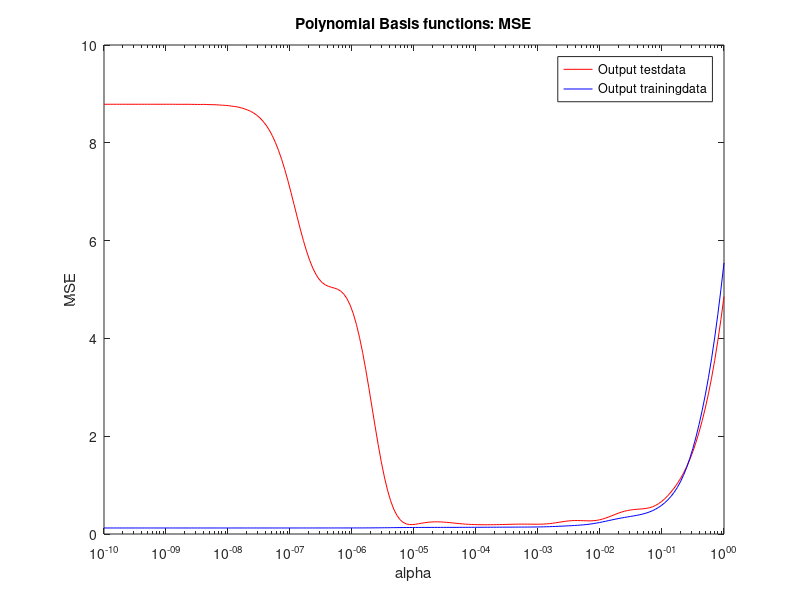
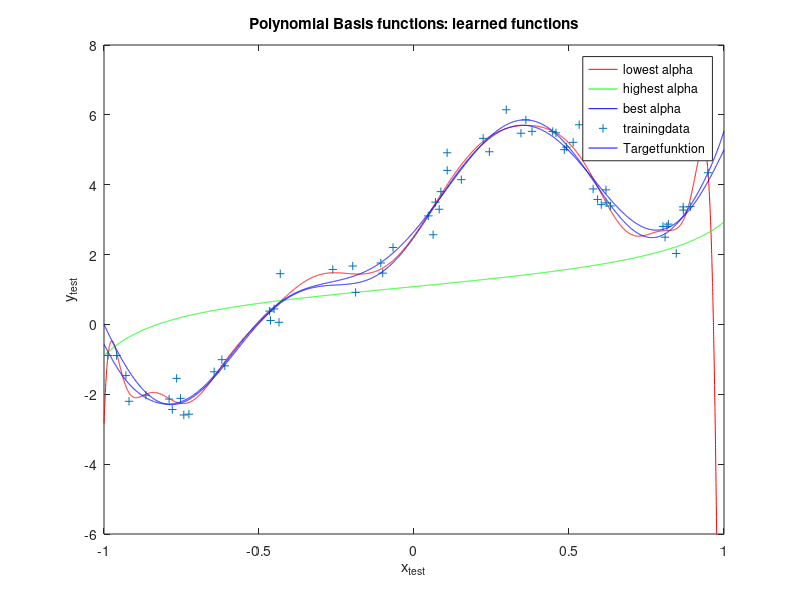
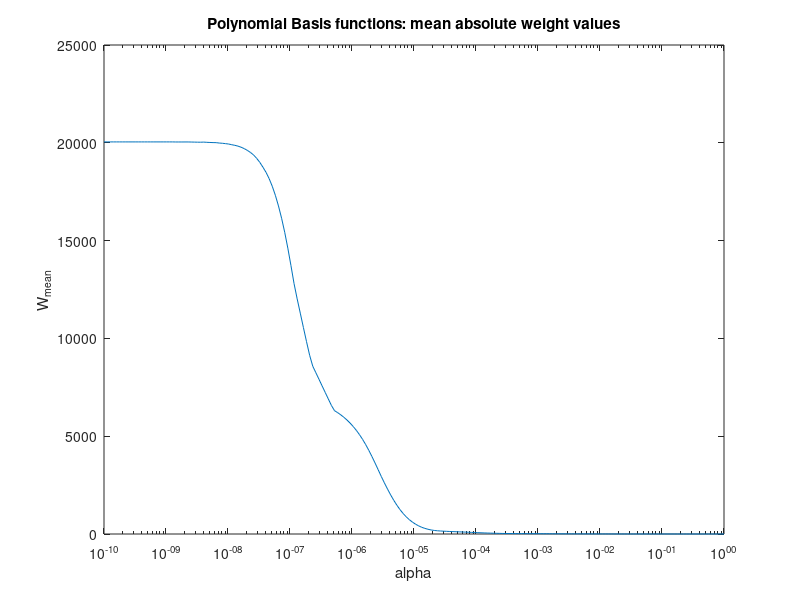

MATLAB code for these plots, in order: (Note: this script raises an error after producing the figures.)
%1.1.4

clc;
close all;
clear;



data = importdata('datasets/linearregression_homework.mat');
x_test = data.x_test;
x_train = data.x_train;
y_target = data.y_target;
y_test = data.y_test;
y_train = data.y_train;


%Polynomial Basis function
l = 18;


alpha = logspace(-10,0,200);

y_our_train_poly = zeros(length(x_train), length(alpha));
y_our_test_poly = zeros(length(x_test), length(alpha));


potenz = ones(size(x_train))*[0:l];
x_train_mat = [x_train]*ones(1,l+1);
X_train = x_train_mat.^potenz;

potenz = ones(size(x_test))*[0:l];
x_test_mat = [x_test]*ones(1,l+1);
X_test = x_test_mat.^potenz;


W_mean = zeros(1,length(alpha));

%output y berechnen
for i=1:length(alpha)
    W = inv(X_train'*X_train + alpha(i)^2*length(x_train)*eye(l+1)) * X_train' * y_train;
    
    W_mean(i) = mean(abs(W));
    
    y_our_train_poly(:,i) = X_train*W;

    y_our_test_poly(:,i) = X_test*W;
    
end


%MSE plotten:
for i = 1:length(alpha)
    mse_test_poly(i) = (y_our_test_poly(:,i) - y_test)' * (y_our_test_poly(:,i) - y_test) / length(y_test);
    
    mse_train_poly(i) = (y_our_train_poly(:,i) - y_train)' * (y_our_train_poly(:,i) - y_train) / length(y_train);
end
[mini,i] = min(mse_test_poly);
display(['poly: min_mse bei alpha=', num2str(alpha(i)), ' min_mse=', num2str(mini)]);

figure

semilogx(alpha, mse_test_poly, 'r-');
hold on;
semilogx(alpha, mse_train_poly, 'b-');
title('Polynomial Basis functions: MSE');
xlabel('alpha');
ylabel('MSE');
legend('Output testdata', 'Output trainingdata');


figure();
%plot of lowest, highest and best alpha
[Y,I] = min(mse_test_poly);

plot(x_test, y_our_test_poly(:,1), 'r-');
hold on;
plot(x_test, y_our_test_poly(:,length(alpha)), 'g-');
plot(x_test, y_our_test_poly(:,I), 'b-');
plot(x_train, y_train, ' +');
plot(x_test, y_target, 'b-');
title('Polynomial Basis functions: learned functions');
xlabel('x_{test}');
ylabel('y_{test}');
legend('lowest alpha', 'highest alpha', 'best alpha', 'trainingdata', 'Targetfunktion');
axis([-1 1 -6 8]);


figure

semilogx(alpha, W_mean);
title('Polynomial Basis functions: mean absolute weight values');
xlabel('alpha');
ylabel('W_{mean}');
sdf

%%%%%%%%%%%%%%%%%%%%%%%%%%%%%%%%%%%%%%%%%%%%%%%%%%%%%%%%%%%%%%%

%Radial Basis
d = 18;

y_our_train_radial = zeros(length(x_train), d);
y_our_test_radial = zeros(length(x_test), d);


myh_train = ones(size(x_train))*linspace(-1, 1, d);
myh_test = ones(size(x_test))*linspace(-1, 1, d);

x_train_mat = [x_train]*ones(1,d);
X_train = exp((-(x_train_mat-myh_train).^2)./((2/d).^2));
x_test_mat = [x_test]*ones(1,d);
X_test = exp((-(x_test_mat-myh_test).^2)./((2/d).^2));


%output y berechnen
for i=1:length(alpha)
    W = inv(X_train'*X_train + alpha(i)^2*length(x_train)*eye(d)) * X_train' * y_train;
    
    W_mean(i) = mean(abs(W));

    y_our_train_radial(:,i) = X_train*W;

    y_our_test_radial(:,i) = X_test*W;
    
end


%MSE plotten:
for i = 1:length(alpha)
    mse_test_radial(i) = (y_our_test_radial(:,i) - y_test)' * (y_our_test_radial(:,i) - y_test) / length(y_test);
    
    mse_train_radial(i) = (y_our_train_radial(:,i) - y_train)' * (y_our_train_radial(:,i) - y_train) / length(y_train);
end

[mini,i] = min(mse_test_radial);
display(['radial: min_mse bei alpha=', num2str(alpha(i)), ' min_mse=', num2str(mini)]);

figure

semilogx(alpha, mse_test_radial, 'r-');
hold on;
semilogx(alpha, mse_train_radial, 'b-');
title('Radial Basis functions: MSE');
xlabel('alpha');
ylabel('MSE');
legend('Output testdata', 'Output trainingdata');

figure();
%plot of lowest, highest and best alpha
[Y,I] = min(mse_test_radial);

plot(x_test, y_our_test_radial(:,1), 'r-');
hold on;
plot(x_test, y_our_test_radial(:,length(alpha)), 'g-');
plot(x_test, y_our_test_radial(:,I), 'b-');

plot(x_train, y_train, ' +');
title('Radial Basis functions: learned functions');
xlabel('x_{test}');
ylabel('y_{test}');
legend('lowest alpha', 'highest alpha', 'best alpha', 'trainingdata');


figure

semilogx(alpha, W_mean);
title('Radial Basis functions: mean absolute weight values');
xlabel('alpha');
ylabel('W_{mean}');

%%%%%%%%%%%%%%%%%%%%%%%%%%%%%%%%%%%%%%%%%%%%%%%%%%%%%%%%%%%%%%%

%Local linear models


d = 18;

y_our_train_radial = zeros(length(x_train), d);
y_our_test_radial = zeros(length(x_test), d);


myh_train = ones(size(x_train))*linspace(-1, 1, d);
myh_test = ones(size(x_test))*linspace(-1, 1, d);

x_train_mat = [x_train]*ones(1,d);
X_train = exp((-(x_train_mat-myh_train).^2)./((2/d).^2));
X_train_r = x_train_mat.*exp((-(x_train_mat-myh_train).^2)./((2/d).^2));
X_train = [X_train, X_train_r];


x_test_mat = [x_test]*ones(1,d);
X_test = exp((-(x_test_mat-myh_test).^2)./((2/d).^2));
X_test_r = x_test_mat .* exp((-(x_test_mat-myh_test).^2)./((2/d).^2));
X_test = [X_test, X_test_r];


%output y berechnen
for i=1:length(alpha)
    W = inv(X_train'*X_train + alpha(i)^2*length(x_train)*eye(d*2)) * X_train' * y_train;
    
    W_mean(i) = mean(abs(W));

    y_our_train_radial(:,i) = X_train*W;

    y_our_test_radial(:,i) = X_test*W;
    
end


%MSE plotten:
for i = 1:length(alpha)
    mse_test_radial(i) = (y_our_test_radial(:,i) - y_test)' * (y_our_test_radial(:,i) - y_test) / length(y_test);
    
    mse_train_radial(i) = (y_our_train_radial(:,i) - y_train)' * (y_our_train_radial(:,i) - y_train) / length(y_train);
end

[mini,i] = min(mse_test_radial);
display(['local linear: min_mse bei alpha=', num2str(alpha(i)), ' min_mse=', num2str(mini)]);

figure

semilogx(alpha, mse_test_radial, 'r-');
hold on;
semilogx(alpha, mse_train_radial, 'b-');
title('Local linear models: MSE');
xlabel('alpha');
ylabel('MSE');
legend('Output testdata', 'Output trainingdata');

figure();
%plot of lowest, highest and best alpha
[Y,I] = min(mse_test_radial);

plot(x_test, y_our_test_radial(:,1), 'r-');
hold on;
plot(x_test, y_our_test_radial(:,length(alpha)), 'g-');
plot(x_test, y_our_test_radial(:,I), 'b-');

plot(x_train, y_train, ' +');
title('Local linear models: learned functions');
xlabel('x_{test}');
ylabel('y_{test}');
legend('lowest alpha', 'highest alpha', 'best alpha', 'trainingdata');
axis([-1 1 -25 20]);

figure

semilogx(alpha, W_mean);
title('Local linear models: mean absolute weight values');
xlabel('alpha');
ylabel('W_{mean}');
